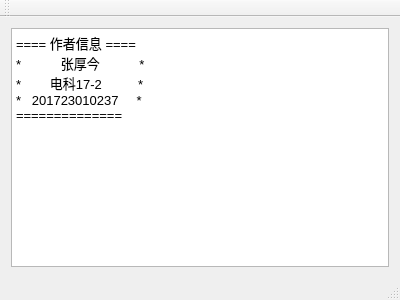
<?xml version="1.0" encoding="UTF-8"?>
<ui version="4.0">
 <class>MainWindow</class>
 <widget class="QMainWindow" name="MainWindow">
  <property name="geometry">
   <rect>
    <x>0</x>
    <y>0</y>
    <width>400</width>
    <height>300</height>
   </rect>
  </property>
  <property name="font">
   <font>
    <family>Microsoft YaHei UI</family>
    <pointsize>10</pointsize>
   </font>
  </property>
  <property name="windowTitle">
   <string>MainWindow</string>
  </property>
  <widget class="QWidget" name="centralWidget">
   <layout class="QVBoxLayout" name="verticalLayout">
    <item>
     <widget class="QTextEdit" name="textEdit">
      <property name="html">
       <string>&lt;!DOCTYPE HTML PUBLIC &quot;-//W3C//DTD HTML 4.0//EN&quot; &quot;http://www.w3.org/TR/REC-html40/strict.dtd&quot;&gt;
&lt;html&gt;&lt;head&gt;&lt;meta name=&quot;qrichtext&quot; content=&quot;1&quot; /&gt;&lt;style type=&quot;text/css&quot;&gt;
p, li { white-space: pre-wrap; }
&lt;/style&gt;&lt;/head&gt;&lt;body style=&quot; font-family:'Microsoft YaHei UI'; font-size:10pt; font-weight:400; font-style:normal;&quot;&gt;
&lt;p style=&quot; margin-top:0px; margin-bottom:0px; margin-left:0px; margin-right:0px; -qt-block-indent:0; text-indent:0px;&quot;&gt;==== 作者信息 ====&lt;/p&gt;
&lt;p style=&quot; margin-top:0px; margin-bottom:0px; margin-left:0px; margin-right:0px; -qt-block-indent:0; text-indent:0px;&quot;&gt;*           张厚今           *&lt;/p&gt;
&lt;p style=&quot; margin-top:0px; margin-bottom:0px; margin-left:0px; margin-right:0px; -qt-block-indent:0; text-indent:0px;&quot;&gt;*        电科17-2          *&lt;/p&gt;
&lt;p style=&quot; margin-top:0px; margin-bottom:0px; margin-left:0px; margin-right:0px; -qt-block-indent:0; text-indent:0px;&quot;&gt;*   201723010237     *&lt;/p&gt;
&lt;p style=&quot; margin-top:0px; margin-bottom:0px; margin-left:0px; margin-right:0px; -qt-block-indent:0; text-indent:0px;&quot;&gt;==============&lt;/p&gt;&lt;/body&gt;&lt;/html&gt;</string>
      </property>
     </widget>
    </item>
   </layout>
  </widget>
  <widget class="QMenuBar" name="menuBar">
   <property name="geometry">
    <rect>
     <x>0</x>
     <y>0</y>
     <width>400</width>
     <height>25</height>
    </rect>
   </property>
  </widget>
  <widget class="QToolBar" name="mainToolBar">
   <attribute name="toolBarArea">
    <enum>TopToolBarArea</enum>
   </attribute>
   <attribute name="toolBarBreak">
    <bool>false</bool>
   </attribute>
  </widget>
  <widget class="QStatusBar" name="statusBar"/>
 </widget>
 <layoutdefault spacing="6" margin="11"/>
 <resources/>
 <connections/>
</ui>
